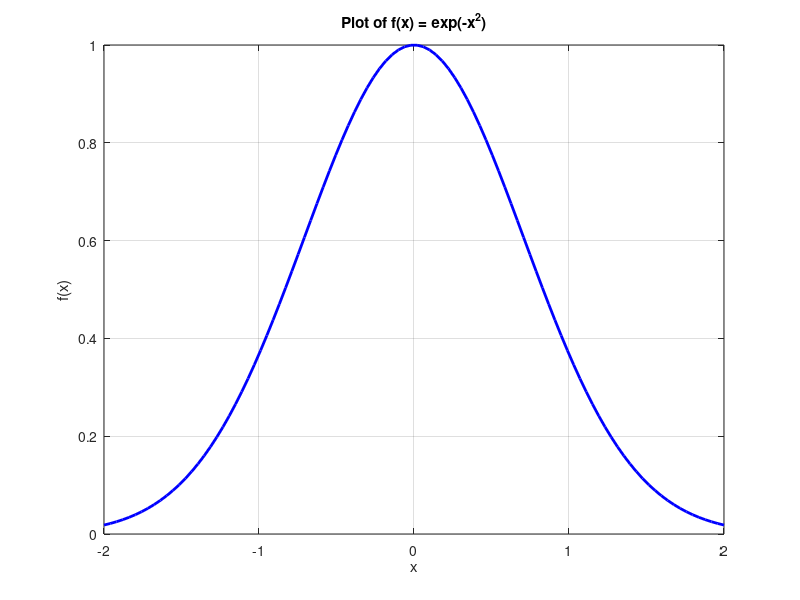

Source code (MATLAB):
% Example script to test MATLAB language server

% Define the function to integrate
f = @(x) exp(-x.^2); % Gaussian function

% Integration limits
a = 0;
b = 2;

% Perform numerical integration using MATLAB's built-in function
result = integral(f, a, b);
% Display the result
disp(['The integral of exp(-x^2) from ', num2str(a), ' to ', num2str(b), ' is: ', num2str(result)]);

% Generate x values for plotting
x = linspace(-2, 2, 100);

% Compute function values
y = f(x);

% Plot the function
figure;
plot(x, y, 'b-', 'LineWidth', 2);
xlabel('x');
ylabel('f(x)');
title('Plot of f(x) = exp(-x^2)');
grid on;

% Save the figure
saveas(gcf, 'gaussian_plot.png');


